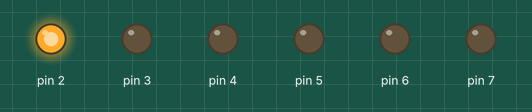
Recording of a sketch running on a simulated Arduino Uno, built with avr-gcc and run on an emulated ATmega328P. Shown: output pins drawn as LEDs (lit = HIGH).

Above: at 0.5 s.
At 3.5 s:
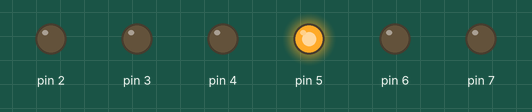
At 5.5 s:
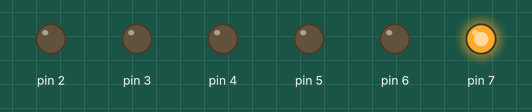
At 6.5 s:
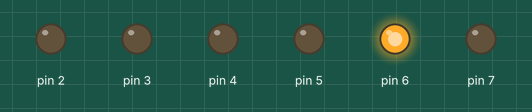
At 9.5 s:
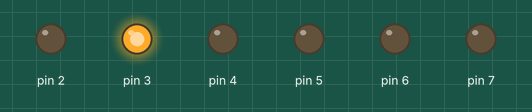
At 12.5 s:
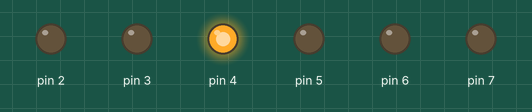
Timing chart, 0 to 13.0 s (numbered marks = the images above):
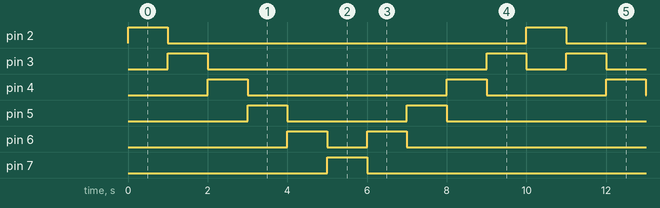

The sketch:

led-v00.ino
```cpp
void setup() {
  // put your setup code here, to run once:
  for (int i=2;i<8;i++)
  pinMode(i,OUTPUT);
}

void loop() {
  // put your main code here, to run repeatedly:
  for (int i=2;i<7;i++)
  { digitalWrite(i,HIGH);
    delay(1000);
    digitalWrite(i,LOW);
    }

   for(int i=7;i>2;i--)
   {
    digitalWrite(i,HIGH);
    delay(1000);
    digitalWrite(i,LOW);
    }
}
```

Measured:
- by itself, pin 2, pin 7: alternates HIGH for 1.0 s and LOW for 9.0 s
- by itself, pin 3: repeats every 10.0 s: LOW 7.0 s, HIGH 1.0 s, LOW 1.0 s, HIGH 1.0 s
- by itself, pin 4: repeats every 10.0 s: LOW 5.0 s, HIGH 1.0 s, LOW 3.0 s, HIGH 1.0 s
- by itself, pin 5: repeats every 10.0 s: LOW 3.0 s, HIGH 1.0 s, LOW 5.0 s, HIGH 1.0 s
- by itself, pin 6: repeats every 10.0 s: LOW 1.0 s, HIGH 1.0 s, LOW 7.0 s, HIGH 1.0 s
